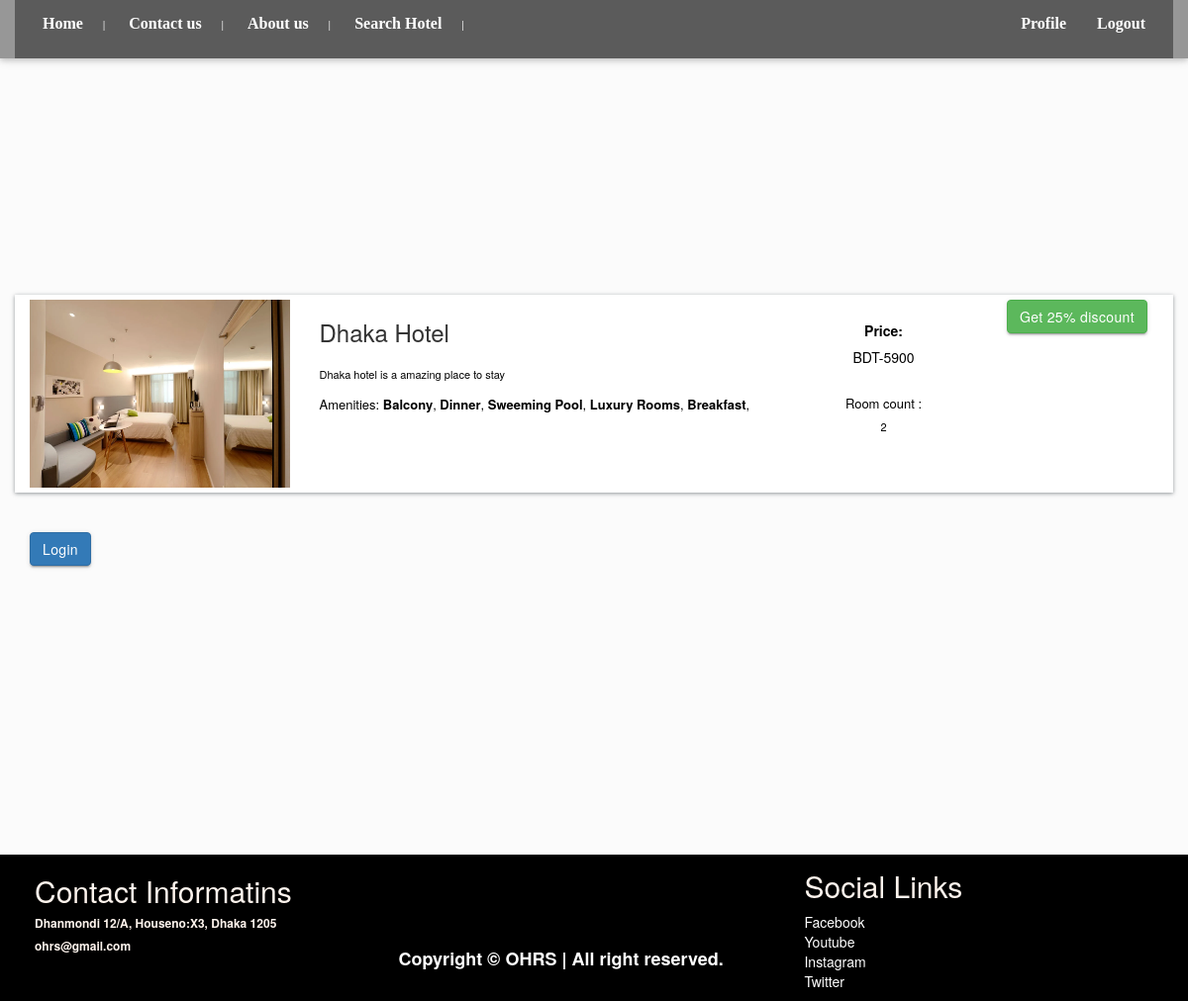
Page /hotel-detail/08a0800215164a3ba48c293875e5c63e/ on the committed database.
### hotel/models.py (models this page shows, shortened)
class BaseModel(models.Model):
    uid = models.UUIDField(default=uuid.uuid4   , editable=False , primary_key=True)
    created_at = models.DateField(auto_now_add=True)
    updated_at = models.DateField(auto_now_add=True)
    class Meta:
        abstract = True

class Hotel(BaseModel):
    images = models.ImageField(upload_to="hotels/")
    hotel_name= models.CharField(max_length=100,null=True,blank=True)
    hotel_price = models.IntegerField(null=True,blank=True)
    description = models.TextField(null=True,blank=True)
    amenities = models.ManyToManyField(Amenities,blank=True)
    room_count = models.IntegerField(default=10,null=True,blank=True)
    Division= models.CharField(max_length=20,null=True,blank=True)
    District= models.CharField(max_length=20,null=True,blank=True)

class Amenities(BaseModel):
    amenity_name = models.CharField(max_length=100)

### hotel/views.py (the view, shortened to what this page needs)
# urls.py: path('hotel-detail/<uid>/' , hotel_detail , name="hotel_detail"),
def hotel_detail(request,uid):
    hotel_obj = Hotel.objects.get(uid = uid)
    return render(request , 'hotel_detail.html' ,{
        'hotels_obj' :hotel_obj
    })

### hotel/templates/hotel_detail.html (shortened to what this page needs)
{%load static%}
<html lang="en">
  <head>
    <link href="https://cdn.jsdelivr.net/npm/bootstrap@5.1.1/dist/css/bootstrap.min.css" rel="stylesheet"
>
    <link href="{% static 'css/profile.css' %}" rel="stylesheet">
    <link href="{% static 'css/style.css' %}" rel="stylesheet">
    <link rel="stylesheet" href="{% static 'css/fontawsom-all.min.css' %}">
    <link rel="stylesheet"  href="{% static 'css/registration.css' %}" >
  </head>
<link href="//netdna.bootstrapcdn.com/bootstrap/3.2.0/css/bootstrap.min.css" rel="stylesheet" id="bootstrap-css">
<body style="min-height: 200px; background-image: url({% static 'img/bg-img/y.jpg' %}); background-size: cover;">
    <header class="continer-fluid " >
    <div class="header-top" style="background-color: rgba(0,0,0,0.4); ">
      <div class="container" >
        <div class="row col-det" >
          <div class="col-lg-6 d-none d-lg-block" style="background-color: rgba(0,0,0,0.4);">
            <ul class="ulleft">
              <li>
              <button class="button button1">
                <a style="color:white;font-size: 16px; font-family: merriweather, serif ;" href="http://127.0.0.1:8000/home.html"><b> Home </b></a>
              </button>
                <span>|</span>
              </li>
              <li>
              <button class="button button1">
                <a style="color:white;font-size: 16px; font-family: merriweather, serif ;" href="home.html"><b> Contact us </b></a>
              </button>
                <span>|</span>
              </li>
              <li>
              <button class="button button1">
                <a style="color:white;font-size: 16px; font-family: merriweather, serif ;" href="home.html"><b> About us </b></a>
              </button>
                <span>|</span>
              </li>
              <li>
              <button class="button button1">
                <a style="color:white;font-size: 16px; font-family: merriweather, serif ;" href="http://127.0.0.1:8000/room.html"><b>Search Hotel</b></a>
              </button>
                <span>|</span>
              </li>
            </ul>
          </div>
          <div class="col-lg-6 col-md-12" style="background-color: rgba(0,0,0,0.4);">
            <ul class="ulright">
              <li>
              <button class="button button1">
                <a style="color:white;font-size: 16px; font-family: merriweather, serif ;" href="http://127.0.0.1:8000/profile.html"><b>Profile</b></a>
              </button>
              </li>
              <li>
              <button class="button button1">
                <a style="color:white;font-size: 16px; font-family: merriweather, serif ;" href="{% url 'logout' %}"><b>Logout</b></a>
              </button>
              </li>
            </ul>
          </div>
        </div>
      </div>
    </div>
  </header>
  <div>
    <h3 class=" contact_pdding"> <br> </h3>
    <h3 class=" contact_pdding"> <br> </h3>
    <h3 class=" contact_pdding"> <br> </h3>
  <div>
<div class="container mt-5 pt-5">
    <div class="row search-card-result">
        <div class="col-md-3">
        <a href="/hotel-detail/{{hotels_obj.uid}}">
            <img class="img-fluid" src="{{hotels_obj.images.url}}" alt="Card image cap">
        </a></div>
        <div class="col-md-5">
            <h3>{{hotels_obj.hotel_name}}</h3>
            <p style="color:Black;font-size:11px;">
                {{hotels_obj.description|truncatechars:150}}
            </p>
            <p style="color:black;font-size:13px;">Amenities:
                {%for amenitie in hotels_obj.amenities.all %}
                <b>{{amenitie.amenity_name}}</b>,
                {% endfor %}
            </p>
        </div>
        <div class="col-md-2 border-left text-center more-offers">
            <br>
            <p style="color:black;font-size:14px;"><b>Price:</b></p>
            <p style="color:black;font-size:14px;">BDT-{{hotels_obj.hotel_price}}</p>
            <br>
            <p style="color:black;font-size:13px;">Room count :</p>
            <p style="color:black;font-size:11px;">{{hotels_obj.room_count}}</p>
        </div>
        <div class="col-md-2 border-left text-center more-offers">
            <div class="btn btn-success">Get 25% discount </div>
        </div>
    </div>
    {% if request.user.is_authenticated %}
    <div class="filter-card">
        <h5>Book Hotel</h5>
        {%include "messages.html"%}
        <form method="post">
            {% csrf_token %}
            <div class="row form-group">
                <div class="col-md-12">
                    <label for="mintopay">Check in</label>
                    <p>
                        <input type="date" name="checkin" id="checkin" class="form-control">
                    </p>
                </div>
                <div class="col-md-12">
                    <label for="maxtopay">Check out</label>
                    <p>
                        <input type="date" name="checkout" id="checkout" class="form-control">
                    </p>
                </div>
            </div>
            <div class="col-md-12">
                    <label for="mintopay">Select Booking type: </label>
                    <p>
                        <select type="Payment-type" name="Payment-type" id="Payment-type" class="form-control" placeholder="select">
                          <option value="Pre paid">Pre paid(default)</option>
                          <option value="Post paid">Post paid</option>
                        </select>
                    </p>
            </div>
            <div class="row form-group">
                <div class="col-md-12">
                    <input type="submit" class="btn btn-primary btn-block" value="Book">
                </div>
            </div>
        </form>
    </div>
    {% else %}
    <a href="/login/" class="btn btn-primary mt-5 ">Login</a>
    {% endif %}
</div>
  <div>
    <h3 class=" contact_pdding"> <br> </h3>
    <h3 class=" contact_pdding"> <br> </h3>
    <h3 class=" contact_pdding"> <br> </h3>
    <h3 class=" contact_pdding"> <br> </h3>
    <h3 class=" contact_pdding"> <br> </h3>
  </div>
    <div class="row content-ro" style="background-color: black; color: seashell;">
      <div class="col-lg-4 col-md-12 footer-contact ">
        <h2 class=" contact_pdding"> Contact Informatins</h2>
        <div class="address-row">
          <div class="detail contact_pdding">
            <h6><b>Dhanmondi 12/A, Houseno:X3, Dhaka 1205</b></h6>
          </div>
        </div>
        <div class="address-row">
          <div class="detail contact_pdding">
            <h6><b>ohrs@gmail.com</b></h6>
          </div>
        </div>
      </div>
      <div class="col-lg-4 col-md-12 footer-links" >
        <div class="row no-margin mt-5">
          <ul style="color:white;">
            <h3 class=" contact_pdding"> <br> </h3>
            <h4 style="color:white;"><b>Copyright © OHRS | All right reserved.</b></h4>
          </ul>
        </div>
      </div>
      <div class="col-lg-4 col-md-12 footer-links">
        <div class="row no-margin mt-4">
          <h2 class="m-t-2">Social Links</h2>
          <ul>
            <a href="http://facebook.com/">
              <li style="color:white;">Facebook</li>
            </a>
            <a href="https://www.youtube.com/">
              <li style="color:white;">Youtube</li>
            </a>
            <a href="https://www.instagram.com/">
              <li style="color:white;">Instagram</li>
            </a>
            <a href="https://twitter.com/">
              <li style="color:white;">Twitter</li>
            </a>
          </ul>
        </div>
      </div>
    </div>
  </div>
  </body>
</html>

### static/css/profile.css (style rules this page uses)
:root { --blue: #5e72e4; --indigo: #5603ad; --purple: #8965e0; --pink: #f3a4b5; --red: #f5365c; --orange: #fb6340; --yellow: #ffd600; --green: #2dce89; --teal: #11cdef; --cyan: #2bffc6; --white: #fff; --gray: #8898aa; --gray-dark: #32325d; --light: #ced4da; --lighter: #e9ecef; --primary: #5e72e4; --secondary: #f7fafc; --success: #2dce89; --info: #11cdef; --warning: #fb6340; --danger: #f5365c; --light: #adb5bd; --dark: #212529; --default: #172b4d; --white: #fff; --neutral: #fff; --darker: black; --breakpoint-xs: 0; --breakpoint-sm: 576px; --breakpoint-md: 768px; --breakpoint-lg: 992px; --breakpoint-xl: 1200px; --font-family-sans-serif: Open Sans, sans-serif; --font-family-monospace: SFMono-Regular, Menlo, Monaco, Consolas, 'Liberation Mono', 'Courier New', monospace; }
*, *::before, *::after { box-sizing: border-box; }
html { font-family: sans-serif; line-height: 1.15; -webkit-text-size-adjust: 100%; -ms-text-size-adjust: 100%; -ms-overflow-style: scrollbar; -webkit-tap-highlight-color: rgba(0, 0, 0, 0); }
figcaption, footer, header, main, nav, section { display: block; }
body { font-family: Open Sans, sans-serif; font-size: 1rem; font-weight: 400; line-height: 1.5; margin: 0; text-align: left; color: #525f7f; background-color: #f8f9fe; }
h1, h3, h4, h5, h6 { margin-top: 0; margin-bottom: .5rem; }
p { margin-top: 0; margin-bottom: 1rem; }
ul { margin-top: 0; margin-bottom: 1rem; }
a { text-decoration: none; color: #5e72e4; background-color: transparent; -webkit-text-decoration-skip: objects; }
img { vertical-align: middle; border-style: none; }
button { border-radius: 0; }
input, button, textarea { font-family: inherit; font-size: inherit; line-height: inherit; margin: 0; }
button, input { overflow: visible; }
button { text-transform: none; }
button, html [type='button'], [type='reset'], [type='submit'] { -webkit-appearance: button; }
h1, h3, h4, h5, h6, .h1, .h3, .h4, .h5, .h6 { font-family: inherit; font-weight: 600; line-height: 1.5; margin-bottom: .5rem; color: #32325d; }
h3, .h3 { font-size: 1.0625rem; }
h4, .h4 { font-size: .9375rem; }
h6, .h6 { font-size: .625rem; }
.container { width: 100%; margin-right: auto; margin-left: auto; padding-right: 15px; padding-left: 15px; }
@media (min-width: 576px) { .container { max-width: 540px; } }
@media (min-width: 768px) { .container { max-width: 720px; } }
@media (min-width: 992px) { .container { max-width: 960px; } }
@media (min-width: 1200px) { .container { max-width: 1140px; } }
.row { display: flex; margin-right: -15px; margin-left: -15px; flex-wrap: wrap; }
.col-4, .col-8, .col, .col-md-10, .col-md-12, .col-lg-3, .col-lg-4, .col-lg-6, .col-lg-7, .col-xl-4, .col-xl-6, .col-xl-8 { position: relative; width: 100%; min-height: 1px; padding-right: 15px; padding-left: 35px; }
@media (min-width: 768px) { .col-md-12 { max-width: 100%; flex: 0 0 100%; } }
@media (min-width: 992px) { .col-lg-4 { max-width: 33.33333%; flex: 0 0 33.33333%; } }
@media (min-width: 992px) { .col-lg-6 { max-width: 50%; flex: 0 0 50%; } }
.btn { font-size: 1rem; font-weight: 600; line-height: 1.5; display: inline-block; padding: .625rem 1.25rem; -webkit-user-select: none; -moz-user-select: none; -ms-user-select: none; user-select: none; transition: color .15s ease-in-out, background-color .15s ease-in-out, border-color .15s ease-in-out, box-shadow .15s ease-in-out; text-align: center; vertical-align: middle; white-space: nowrap; border: 1px solid transparent; border-radius: .375rem; }
.btn:not(:disabled):not(.disabled) { cursor: pointer; }
.btn-primary { color: #fff; border-color: #5e72e4; background-color: #5e72e4; box-shadow: 0 4px 6px rgba(50, 50, 93, .11), 0 1px 3px rgba(0, 0, 0, .08); }
.d-none { display: none !important; }
@media (min-width: 992px) { .d-lg-block { display: block !important; } }
.mt-4, .my-4 { margin-top: 1.5rem !important; }
.pt-5 { padding-top: 3rem !important; }
.text-center { text-align: center !important; }
.btn { font-size: .875rem; position: relative; transition: all .15s ease; letter-spacing: .025em; text-transform: none; will-change: transform; }
p { font-size: 1rem; font-weight: 300; line-height: 1.7; }

### static/css/registration.css (style rules this page uses)
h2 { color: red; }
body { background: url('https://static-communitytable.parade.com/wp-content/uploads/2014/03/rethink-target-heart-rate-number-ftr.jpg') fixed; background-size: cover; }

### rows in the picture
Hotel: images (picture), hotel_name "Dhaka Hotel", description "Dhaka hotel is a amazing place to stay", hotel_price "5900", room_count "2"
Amenities: amenity_name "Balcony"
Amenities: amenity_name "Dinner"
Amenities: amenity_name "Sweeming Pool"
Amenities: amenity_name "Luxury Rooms"
Amenities: amenity_name "Breakfast"
